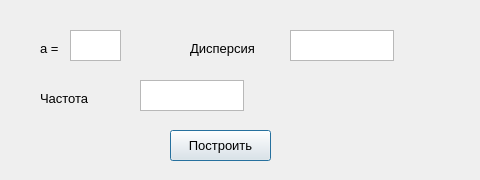
<?xml version="1.0" encoding="UTF-8"?>
<ui version="4.0">
 <class>Dialog</class>
 <widget class="QDialog" name="Dialog">
  <property name="geometry">
   <rect>
    <x>0</x>
    <y>0</y>
    <width>480</width>
    <height>180</height>
   </rect>
  </property>
  <property name="minimumSize">
   <size>
    <width>0</width>
    <height>180</height>
   </size>
  </property>
  <property name="maximumSize">
   <size>
    <width>16777215</width>
    <height>180</height>
   </size>
  </property>
  <property name="windowTitle">
   <string>Dialog</string>
  </property>
  <widget class="QLabel" name="label">
   <property name="geometry">
    <rect>
     <x>40</x>
     <y>40</y>
     <width>21</width>
     <height>16</height>
    </rect>
   </property>
   <property name="font">
    <font>
     <pointsize>10</pointsize>
    </font>
   </property>
   <property name="text">
    <string>a = </string>
   </property>
  </widget>
  <widget class="QTextEdit" name="a">
   <property name="geometry">
    <rect>
     <x>70</x>
     <y>30</y>
     <width>51</width>
     <height>31</height>
    </rect>
   </property>
   <property name="font">
    <font>
     <pointsize>10</pointsize>
    </font>
   </property>
  </widget>
  <widget class="QLabel" name="label_2">
   <property name="geometry">
    <rect>
     <x>190</x>
     <y>40</y>
     <width>91</width>
     <height>16</height>
    </rect>
   </property>
   <property name="font">
    <font>
     <pointsize>10</pointsize>
    </font>
   </property>
   <property name="text">
    <string>Дисперсия</string>
   </property>
  </widget>
  <widget class="QTextEdit" name="sigma">
   <property name="geometry">
    <rect>
     <x>290</x>
     <y>30</y>
     <width>104</width>
     <height>31</height>
    </rect>
   </property>
   <property name="font">
    <font>
     <pointsize>10</pointsize>
    </font>
   </property>
  </widget>
  <widget class="QLabel" name="label_4">
   <property name="geometry">
    <rect>
     <x>40</x>
     <y>90</y>
     <width>81</width>
     <height>16</height>
    </rect>
   </property>
   <property name="font">
    <font>
     <pointsize>10</pointsize>
    </font>
   </property>
   <property name="text">
    <string>Частота</string>
   </property>
  </widget>
  <widget class="QTextEdit" name="frequency_text_edit">
   <property name="geometry">
    <rect>
     <x>140</x>
     <y>80</y>
     <width>104</width>
     <height>31</height>
    </rect>
   </property>
   <property name="font">
    <font>
     <pointsize>10</pointsize>
    </font>
   </property>
  </widget>
  <widget class="QPushButton" name="build_plot_button">
   <property name="geometry">
    <rect>
     <x>170</x>
     <y>130</y>
     <width>101</width>
     <height>31</height>
    </rect>
   </property>
   <property name="font">
    <font>
     <pointsize>10</pointsize>
    </font>
   </property>
   <property name="text">
    <string>Построить</string>
   </property>
  </widget>
 </widget>
 <resources/>
 <connections/>
</ui>
